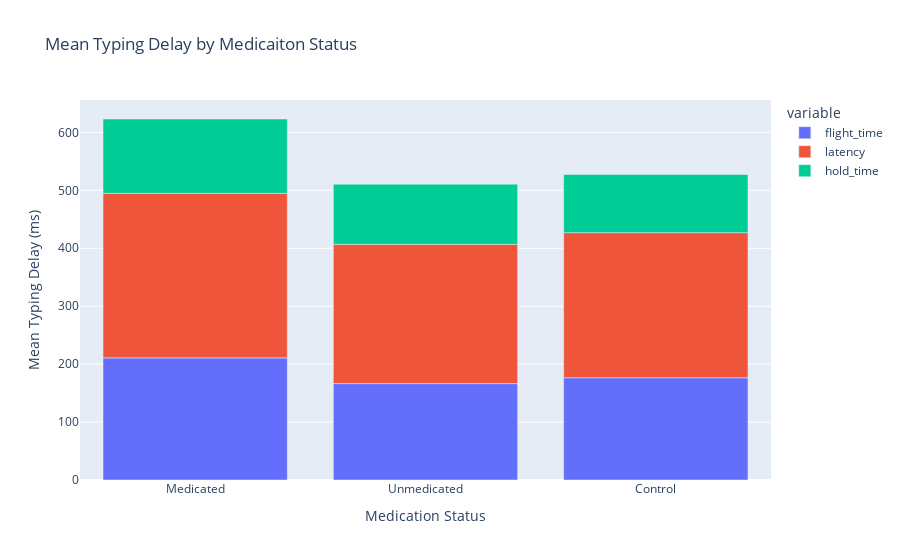

Notebook source saved alongside this figure:
### Code cell
fig = px.bar(medicated_dataframe.T, title='Mean Typing Delay by Medicaiton Status')
fig.update_layout(xaxis_title='Medication Status', yaxis_title='Mean Typing Delay (ms)')
fig.show()

### Figure 1 — Plotly figure (JSON) as saved in the notebook; plotly's stock layout.template omitted (floating-point values rounded to 4 significant figures)
{"data": [{"hovertemplate": "variable=flight_time<br>index=%{x}<br>value=%{y}<extra></extra>", "legendgroup": "flight_time", "marker": {"color": "#636efa", "pattern": {"shape": ""}}, "name": "flight_time", "orientation": "v", "showlegend": true, "textposition": "auto", "type": "bar", "x": ["Medicated", "Unmedicated", "Control"], "xaxis": "x", "y": [210.9, 166.4, 176.5], "yaxis": "y"}, {"hovertemplate": "variable=latency<br>index=%{x}<br>value=%{y}<extra></extra>", "legendgroup": "latency", "marker": {"color": "#EF553B", "pattern": {"shape": ""}}, "name": "latency", "orientation": "v", "showlegend": true, "textposition": "auto", "type": "bar", "x": ["Medicated", "Unmedicated", "Control"], "xaxis": "x", "y": [284.0, 240.5, 250.5], "yaxis": "y"}, {"hovertemplate": "variable=hold_time<br>index=%{x}<br>value=%{y}<extra></extra>", "legendgroup": "hold_time", "marker": {"color": "#00cc96", "pattern": {"shape": ""}}, "name": "hold_time", "orientation": "v", "showlegend": true, "textposition": "auto", "type": "bar", "x": ["Medicated", "Unmedicated", "Control"], "xaxis": "x", "y": [128.3, 103.7, 100.3], "yaxis": "y"}], "layout": {"barmode": "relative", "legend": {"title": {"text": "variable"}, "tracegroupgap": 0}, "title": {"text": "Mean Typing Delay by Medicaiton Status"}, "xaxis": {"anchor": "y", "domain": [0, 1], "title": {"text": "Medication Status"}}, "yaxis": {"anchor": "x", "domain": [0, 1], "title": {"text": "Mean Typing Delay (ms)"}}}}
